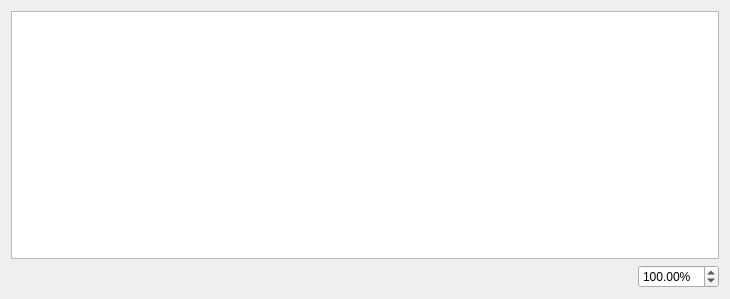
<?xml version="1.0" encoding="UTF-8"?>

<!--
SPDX-FileCopyrightText: 2019-2023 Mattia Basaglia <dev@dragon.best>

SPDX-License-Identifier: GPL-3.0-or-later
-->

<ui version="4.0">
 <class>glaxnimate::gui::font::FontPreviewWidget</class>
 <widget class="QWidget" name="font::FontPreviewWidget">
  <property name="geometry">
   <rect>
    <x>0</x>
    <y>0</y>
    <width>730</width>
    <height>299</height>
   </rect>
  </property>
  <layout class="QVBoxLayout" name="verticalLayout">
   <item>
    <widget class="QGraphicsView" name="view"/>
   </item>
   <item>
    <layout class="QHBoxLayout" name="horizontalLayout">
     <item>
      <spacer name="horizontalSpacer">
       <property name="orientation">
        <enum>Qt::Horizontal</enum>
       </property>
       <property name="sizeHint" stdset="0">
        <size>
         <width>40</width>
         <height>20</height>
        </size>
       </property>
      </spacer>
     </item>
     <item>
      <widget class="QDoubleSpinBox" name="spin_zoom">
       <property name="toolTip">
        <string>Preview Scale</string>
       </property>
       <property name="suffix">
        <string>%</string>
       </property>
       <property name="minimum">
        <double>1.000000000000000</double>
       </property>
       <property name="maximum">
        <double>9999.000000000000000</double>
       </property>
       <property name="singleStep">
        <double>10.000000000000000</double>
       </property>
       <property name="stepType">
        <enum>QAbstractSpinBox::AdaptiveDecimalStepType</enum>
       </property>
       <property name="value">
        <double>100.000000000000000</double>
       </property>
      </widget>
     </item>
    </layout>
   </item>
  </layout>
 </widget>
 <tabstops>
  <tabstop>spin_zoom</tabstop>
  <tabstop>view</tabstop>
 </tabstops>
 <resources/>
 <connections>
  <connection>
   <sender>spin_zoom</sender>
   <signal>valueChanged(double)</signal>
   <receiver>font::FontPreviewWidget</receiver>
   <slot>zoom_changed(double)</slot>
   <hints>
    <hint type="sourcelabel">
     <x>694</x>
     <y>272</y>
    </hint>
    <hint type="destinationlabel">
     <x>493</x>
     <y>77</y>
    </hint>
   </hints>
  </connection>
 </connections>
 <slots>
  <slot>update_preview_text(QString)</slot>
  <slot>zoom_changed(double)</slot>
 </slots>
</ui>
